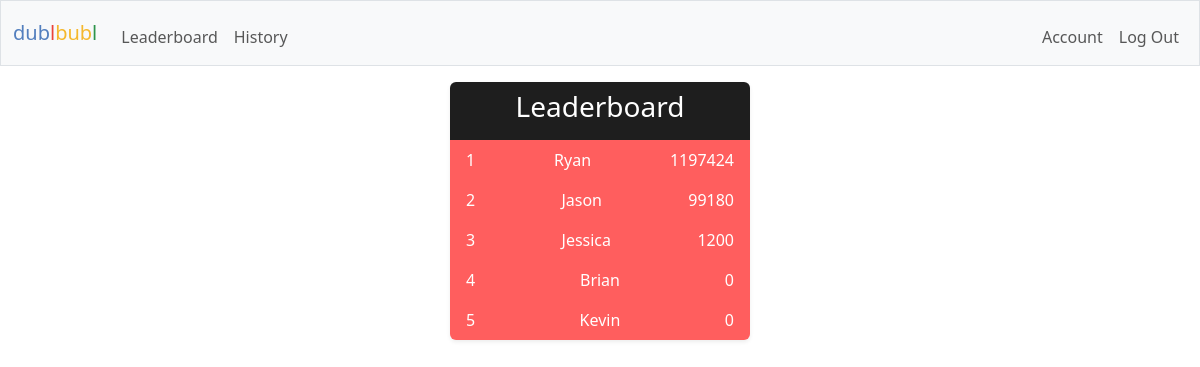
The app's page /leaderboard (signed in), older data.
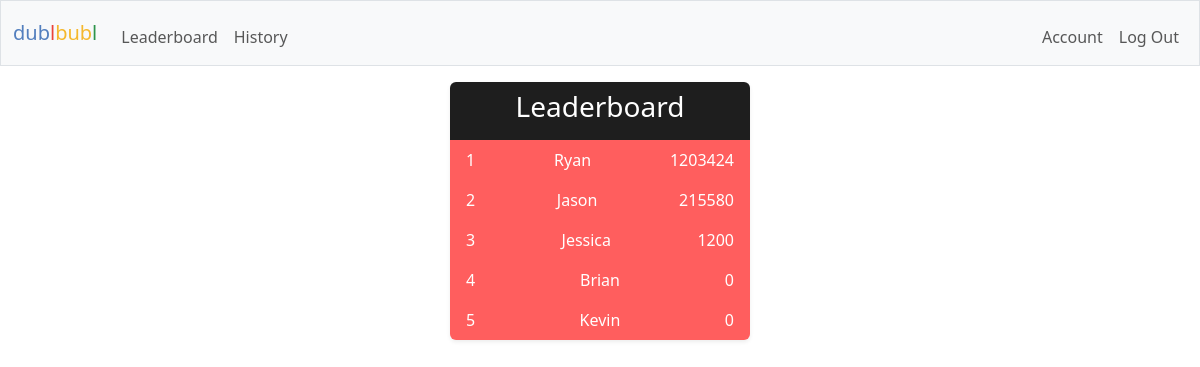
The same page, newer data.
### tables this page shows
CREATE TABLE users (
    id INTEGER PRIMARY KEY AUTOINCREMENT NOT NULL,
    username TEXT NOT NULL,
    hash TEXT NOT NULL,
    points INTEGER NOT NULL DEFAULT 1000
, total_points_earned INTEGER);

### app.py (the view)
@app.route("/leaderboard", methods=["GET", "POST"])
def leaderboard():
    user = cur.execute("SELECT username, total_points_earned FROM users ORDER BY total_points_earned DESC LIMIT 5").fetchall()
    print(user[0][0])
    if request.method == "POST":
        return redirect("/")
    else:
        return render_template("leaderboard.html", user=user)

### app.py (called while the page is built)
@app.after_request
def after_request(response):
    response.headers["Cache-Control"] = "no-cache, no-store, must-revalidate"
    response.headers["Expires"] = 0
    response.headers["Pragma"] = "no-cache"
    return response

### templates/leaderboard.html
{% extends "layout.html" %}
{% block main %}
<div class="container d-flex justify-content-center align-items-center leaderboard">
  <ul class="list-group shadow-sm" style="width: 300px">
    <li class="list-group-item text-center text-white border-0" style="background: #1E1E1E;">
      <h3 class="fw-normal">Leaderboard</h3>
    </li>
    {% for user in user %}
    <li class="list-group-item d-flex justify-content-between text-white border-0" style="background: #FF5E5E; display: flex; justify-content: space-between;">
      <span>{{ loop.index }}</span>
      <span>{{ user[0] }} </span>
      <span>{{ user[1] }}</span>
    </li>
    {% endfor %}
  </ul>
</div>
{% endblock %}

Row changes from the older to the newer data that the page shows:
changed users "Ryan": total_points_earned "1197424" → "1203424"
changed users "Jason": total_points_earned "99180" → "215580"
